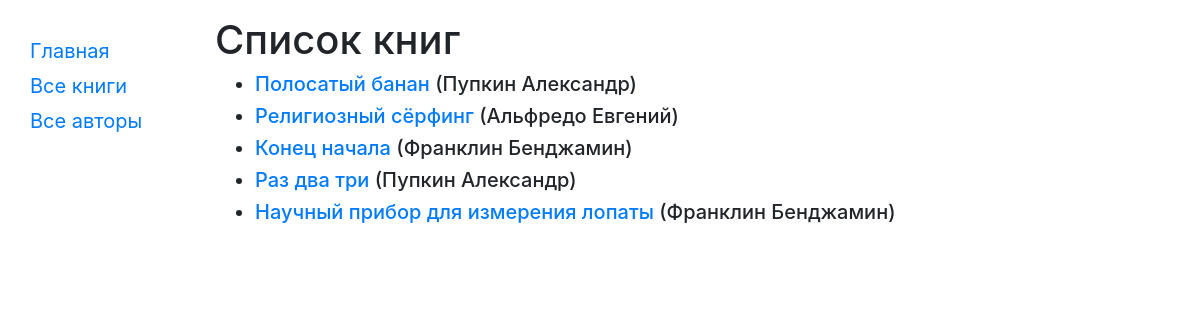
/catalog/books/, run on the app's committed database.
### catalog/models.py (models this page shows, shortened)
class Book(models.Model):
    title = models.CharField(max_length=200)
    author = models.ForeignKey('Author', on_delete=models.SET_NULL, null=True)
    summary = models.TextField(max_length=1000, help_text="Enter a brief description of the book")
    isbn = models.CharField('ISBN',max_length=13, help_text='13 Character <a href="https://www.isbn-international.org/content/what-isbn">ISBN number</a>')
    genre = models.ManyToManyField(Genre, help_text="Select a genre for this book")
    def get_absolute_url(self):
        return reverse('book-detail', args=[str(self.id)])
    def display_genre(self):
        """
        Creates a string for the Genre. This is required to display genre in Admin.
        """
        return ', '.join([genre.name for genre in self.genre.all()[:3]])
    display_genre.short_description = 'Genre'

class Author(models.Model):
    first_name = models.CharField(max_length=100)
    last_name = models.CharField(max_length=100)
    date_of_birth = models.DateField(null=True, blank=True)
    date_of_death = models.DateField('Died', null=True, blank=True)
    def __str__(self):
        return f'{self.last_name} {self.first_name}'

### catalog/views.py (the view)
class BookListView(generic.ListView):
    model = Book
    paginate_by = 10

### catalog/templates/catalog/book_list.html
{% extends "base_generic.html" %}
{% block content %}
    <h1>Список книг</h1>
    {% if book_list %}
    <ul>
      {% for book in book_list %}
      <li class="h5">
        <a href="{{ book.get_absolute_url }}">{{ book.title }}</a> ({{book.author}})
      </li>
      {% endfor %}
    </ul>
    {% else %}
      <p>В библиотеке нет книг.</p>
    {% endif %}
{% endblock %}

### data on the page
Book: title "Полосатый банан", author "Пупкин Александр"
Book: title "Религиозный сёрфинг", author "Альфредо Евгений"
Book: title "Конец начала", author "Франклин Бенджамин"
Book: title "Раз два три", author "Пупкин Александр"
Book: title "Научный прибор для измерения лопаты", author "Франклин Бенджамин"
